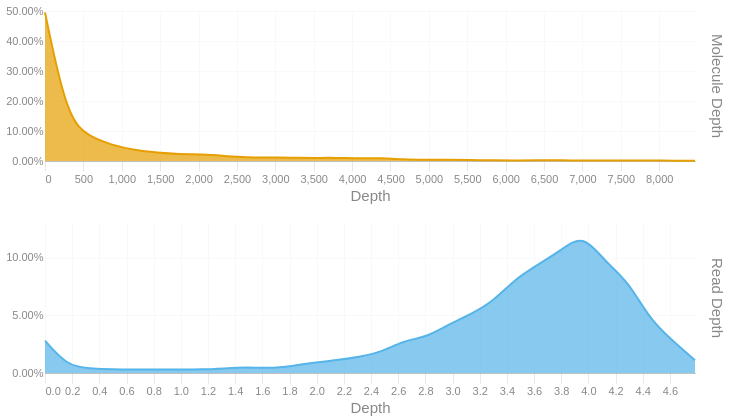

Notebook code for this chart:
### Code cell
readdep = depth_hist(tb['Read Depth'], q99, 3)
readdep = readdep.with_columns(pl.lit('Read Depth').alias('Metric'))
if not SKIPLR:
    moldep = depth_hist(tb['Molecule Depth'], mol_q99, 1)
    moldep = moldep.with_columns(pl.lit('Molecule Depth').alias('Metric'))
    _hist = pl.concat([readdep, moldep])
    _hist = _hist.filter(pl.col('Proportion') != 0)
    with SafeRender(_hist):
        (
            alt.Chart(_hist)        
            .mark_area(interpolate = "basis")
            .encode(
                x=alt.X('Bin:Q').scale(domainMin=0).axis(alt.Axis(title='Depth')),
                y = alt.Y('Proportion:Q', title = None).axis(format = '.2%'),
                color = alt.Color('Metric:N').legend(None),
                row = alt.Row("Metric:N").header(title = None, labelOrient = 'right'),
                tooltip = [
                    alt.Tooltip("Metric:N", title = "Metric"),
                    alt.Tooltip('Interval:N', title = "Depth Interval"),
                    alt.Tooltip('Proportion:Q', title = "% Alignments").format('.2%')
                ]
            )
            .resolve_scale(x='independent', y='independent')
            .properties(
                height = 150, width = 650,
                usermeta={'embedOptions': {'downloadFileName': f'{samplename}.depth.hist'}}
            )
        ).display()
else:
    readdep = readdep.filter(pl.col('Proportion') != 0)
    with SafeRender(readdep):
        (
            alt.Chart(readdep)        
            .mark_area(interpolate = "basis")
            .encode(
                x=alt.X('Bin:Q').scale(domainMin=0).axis(alt.Axis(title='Depth')),
                y = alt.Y('Proportion:Q', title = None).axis(format = '.2%'),
                tooltip = [
                    alt.Tooltip('Interval:N', title = "Depth Interval"),
                    alt.Tooltip('Proportion:Q', title = "% Alignments").format('.2%')
                ]
            )
            .properties(
                usermeta={'embedOptions': {'downloadFileName': f'{samplename}.depth.hist'}}
            )
        ).display()

### Figure 1 — Vega-Lite specification as saved in the notebook (floating-point values rounded to 4 significant figures)
{"width": 650, "height": 150, "config": {"title": {"anchor": "start", "dy": -15, "fontSize": 18, "color": "#888888", "subtitleColor": "#888888", "subtitleFontSize": 14}, "arc": {"fill": "#0072B2"}, "axis": {"domainColor": "#888888", "domainWidth": 0.5, "gridWidth": 0.2, "grid": false, "titleFontWeight": 400, "titleFontSize": 15, "labelFontSize": 11, "labelColor": "#888888", "tickColor": "#888888", "tickWidth": 0.2, "titleColor": "#888888"}, "axisBand": {"grid": false}, "axisX": {"grid": true, "tickSize": 10, "domainCap": "round"}, "axisY": {"domain": false, "grid": true, "tickSize": 0, "domainCap": "round"}, "background": "transparent", "header": {"labelFontSize": 15, "labelColor": "#888888", "titleFontSize": 15, "titleFontWeight": 600, "titleColor": "#888888"}, "legend": {"labelFont": "sans-serif", "labelFontSize": 12, "labelColor": "#888888", "symbolSize": 100, "symbolType": "circle", "titleFontSize": 12, "titlePadding": 10, "titleColor": "#888888", "title": null}, "range": {"category": ["#E69F00", "#56B4E9", "#009E73", "#F0E442", "#0072B2", "#D55E00", "#CC79A7", "#000000"], "diverging": ["#cfe8f3", "#a2d4ec", "#73bfe2", "#46abdb", "#1696d2", "#12719e"]}, "area": {"fill": "#0072B2", "fillOpacity": 0.7, "line": true, "strokeOpacity": 0.7}, "line": {"color": "#0072B2", "stroke": "#0072B2", "strokeWidth": 2}, "trail": {"color": "#0072B2", "stroke": "#0072B2", "strokeWidth": 0, "size": 1}, "point": {"filled": true, "fillOpacity": 1.0, "size": 95}, "text": {"color": "#888888", "fontSize": 11, "align": "right", "fontWeight": 400, "size": 11}, "bar": {"fill": "#0072B2", "stroke": null}, "view": {"stroke": null, "continuousWidth": 660, "continuousHeight": 400}}, "data": {"name": "data-2f136ba244b67baf1509847257d706ba"}, "mark": {"type": "area", "interpolate": "basis"}, "encoding": {"color": {"field": "Metric", "legend": null, "type": "nominal"}, "row": {"field": "Metric", "header": {"title": null, "labelOrient": "right"}, "type": "nominal"}, "tooltip": [{"field": "Metric", "title": "Metric", "type": "nominal"}, {"field": "Interval", "title": "Depth Interval", "type": "nominal"}, {"field": "Proportion", "format": ".2%", "title": "% Alignments", "type": "quantitative"}], "x": {"axis": {"title": "Depth"}, "field": "Bin", "scale": {"domainMin": 0}, "type": "quantitative"}, "y": {"axis": {"format": ".2%"}, "field": "Proportion", "title": null, "type": "quantitative"}}, "resolve": {"scale": {"x": "independent", "y": "independent"}}, "usermeta": {"embedOptions": {"downloadFileName": "S1_Annapolis_7.depth.hist"}}, "$schema": "https://vega.github.io/schema/vega-lite/v6.1.0.json", "datasets": {"data-2f136ba244b67baf1509847257d706ba": [{"Bin": 0.0, "Interval": "0.0-0.165", "Proportion": 0.028, "Metric": "Read Depth"}, {"Bin": 0.165, "Interval": "0.165-0.33", "Proportion": 0.006, "Metric": "Read Depth"}, {"Bin": 0.33, "Interval": "0.33-0.495", "Proportion": 0.004, "Metric": "Read Depth"}, {"Bin": 0.495, "Interval": "0.495-0.66", "Proportion": 0.003, "Metric": "Read Depth"}, {"Bin": 0.66, "Interval": "0.66-0.825", "Proportion": 0.003, "Metric": "Read Depth"}, {"Bin": 0.825, "Interval": "0.825-0.99", "Proportion": 0.003, "Metric": "Read Depth"}, {"Bin": 0.99, "Interval": "0.99-1.155", "Proportion": 0.003, "Metric": "Read Depth"}, {"Bin": 1.155, "Interval": "1.155-1.32", "Proportion": 0.003, "Metric": "Read Depth"}, {"Bin": 1.32, "Interval": "1.32-1.485", "Proportion": 0.004, "Metric": "Read Depth"}, {"Bin": 1.485, "Interval": "1.485-1.65", "Proportion": 0.005, "Metric": "Read Depth"}, {"Bin": 1.65, "Interval": "1.65-1.815", "Proportion": 0.004, "Metric": "Read Depth"}, {"Bin": 1.815, "Interval": "1.815-1.98", "Proportion": 0.006, "Metric": "Read Depth"}, {"Bin": 1.98, "Interval": "1.98-2.145", "Proportion": 0.009, "Metric": "Read Depth"}, {"Bin": 2.145, "Interval": "2.145-2.31", "Proportion": 0.011, "Metric": "Read Depth"}, {"Bin": 2.31, "Interval": "2.31-2.475", "Proportion": 0.014, "Metric": "Read Depth"}, {"Bin": 2.475, "Interval": "2.475-2.64", "Proportion": 0.018, "Metric": "Read Depth"}, {"Bin": 2.64, "Interval": "2.64-2.805", "Proportion": 0.028, "Metric": "Read Depth"}, {"Bin": 2.805, "Interval": "2.805-2.97", "Proportion": 0.031, "Metric": "Read Depth"}, {"Bin": 2.97, "Interval": "2.97-3.135", "Proportion": 0.042, "Metric": "Read Depth"}, {"Bin": 3.135, "Interval": "3.135-3.3", "Proportion": 0.051, "Metric": "Read Depth"}, {"Bin": 3.3, "Interval": "3.3-3.465", "Proportion": 0.062, "Metric": "Read Depth"}, {"Bin": 3.465, "Interval": "3.465-3.63", "Proportion": 0.082, "Metric": "Read Depth"}, {"Bin": 3.63, "Interval": "3.63-3.795", "Proportion": 0.094, "Metric": "Read Depth"}, {"Bin": 3.795, "Interval": "3.795-3.96", "Proportion": 0.106, "Metric": "Read Depth"}, {"Bin": 3.96, "Interval": "3.96-4.125", "Proportion": 0.121, "Metric": "Read Depth"}, {"Bin": 4.125, "Interval": "4.125-4.29", "Proportion": 0.096, "Metric": "Read Depth"}, {"Bin": 4.29, "Interval": "4.29-4.455", "Proportion": 0.08, "Metric": "Read Depth"}, {"Bin": 4.455, "Interval": "4.455-4.62", "Proportion": 0.046, "Metric": "Read Depth"}, {"Bin": 4.62, "Interval": "4.62-4.785", "Proportion": 0.028, "Metric": "Read Depth"}, {"Bin": 4.785, "Interval": "4.785-4.95", "Proportion": 0.011, "Metric": "Read Depth"}, {"Bin": 0.0, "Interval": "0.0-291.9", "Proportion": 0.495, "Metric": "Molecule Depth"}, {"Bin": 291.9, "Interval": "291.9-583.9", "Proportion": 0.138, "Metric": "Molecule Depth"}, {"Bin": 583.9, "Interval": "583.9-875.8", "Proportion": 0.08, "Metric": "Molecule Depth"}, {"Bin": 875.8, "Interval": "875.8-1167.8", "Proportion": 0.053, "Metric": "Molecule Depth"}, {"Bin": 1168.0, "Interval": "1167.8-1459.7", "Proportion": 0.036, "Metric": "Molecule Depth"}, {"Bin": 1460.0, "Interval": "1459.7-1751.6", "Proportion": 0.028, "Metric": "Molecule Depth"}, {"Bin": 1752.0, "Interval": "1751.6-2043.6", "Proportion": 0.023, "Metric": "Molecule Depth"}, {"Bin": 2044.0, "Interval": "2043.6-2335.5", "Proportion": 0.022, "Metric": "Molecule Depth"}, {"Bin": 2336.0, "Interval": "2335.5-2627.4", "Proportion": 0.017, "Metric": "Molecule Depth"}, {"Bin": 2627.0, "Interval": "2627.4-2919.4", "Proportion": 0.012, "Metric": "Molecule Depth"}, {"Bin": 2919.0, "Interval": "2919.4-3211.3", "Proportion": 0.012, "Metric": "Molecule Depth"}, {"Bin": 3211.0, "Interval": "3211.3-3503.3", "Proportion": 0.011, "Metric": "Molecule Depth"}, {"Bin": 3503.0, "Interval": "3503.3-3795.2", "Proportion": 0.01, "Metric": "Molecule Depth"}, {"Bin": 3795.0, "Interval": "3795.2-4087.1", "Proportion": 0.011, "Metric": "Molecule Depth"}, {"Bin": 4087.0, "Interval": "4087.1-4379.1", "Proportion": 0.008, "Metric": "Molecule Depth"}, {"Bin": 4379.0, "Interval": "4379.1-4671.0", "Proportion": 0.01, "Metric": "Molecule Depth"}, {"Bin": 4671.0, "Interval": "4671.0-4963.0", "Proportion": 0.005, "Metric": "Molecule Depth"}, {"Bin": 4963.0, "Interval": "4963.0-5254.9", "Proportion": 0.004, "Metric": "Molecule Depth"}, {"Bin": 5255.0, "Interval": "5254.9-5546.8", "Proportion": 0.004, "Metric": "Molecule Depth"}, {"Bin": 5547.0, "Interval": "5546.8-5838.8", "Proportion": 0.003, "Metric": "Molecule Depth"}, {"Bin": 5839.0, "Interval": "5838.8-6130.7", "Proportion": 0.002, "Metric": "Molecule Depth"}, {"Bin": 6131.0, "Interval": "6130.7-6422.6", "Proportion": 0.002, "Metric": "Molecule Depth"}, {"Bin": 6423.0, "Interval": "6422.6-6714.6", "Proportion": 0.002, "Metric": "Molecule Depth"}, {"Bin": 6715.0, "Interval": "6714.6-7006.5", "Proportion": 0.003, "Metric": "Molecule Depth"}, {"Bin": 7006.0, "Interval": "7006.5-7298.5", "Proportion": 0.001, "Metric": "Molecule Depth"}, {"Bin": 7298.0, "Interval": "7298.5-7590.4", "Proportion": 0.002, "Metric": "Molecule Depth"}, {"Bin": 7590.0, "Interval": "7590.4-7882.3", "Proportion": 0.002, "Metric": "Molecule Depth"}, {"Bin": 7882.0, "Interval": "7882.3-8174.3", "Proportion": 0.002, "Metric": "Molecule Depth"}, {"Bin": 8174.0, "Interval": "8174.3-8466.2", "Proportion": 0.001, "Metric": "Molecule Depth"}, {"Bin": 8466.0, "Interval": "8466.2-8758.15", "Proportion": 0.001, "Metric": "Molecule Depth"}]}}
